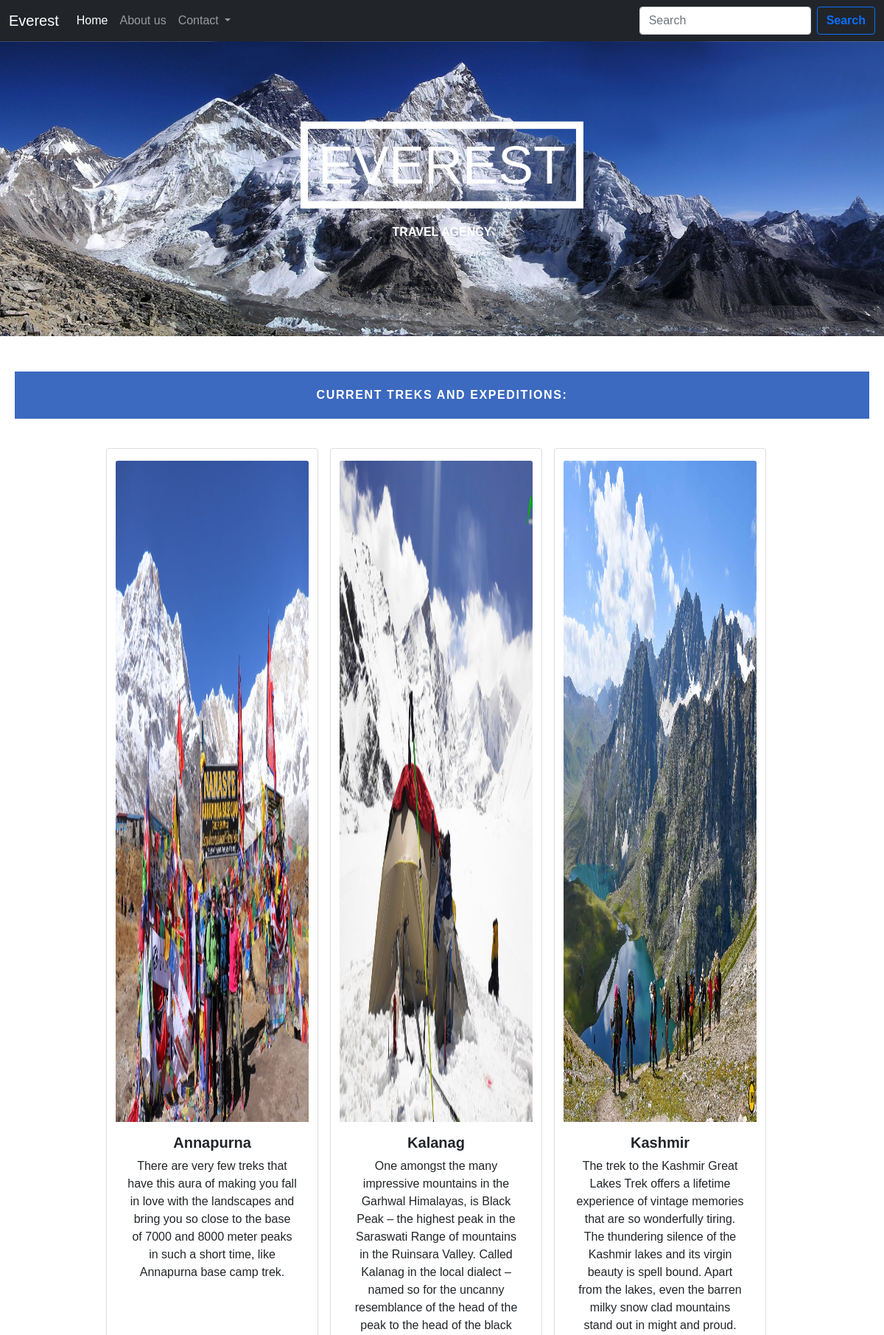
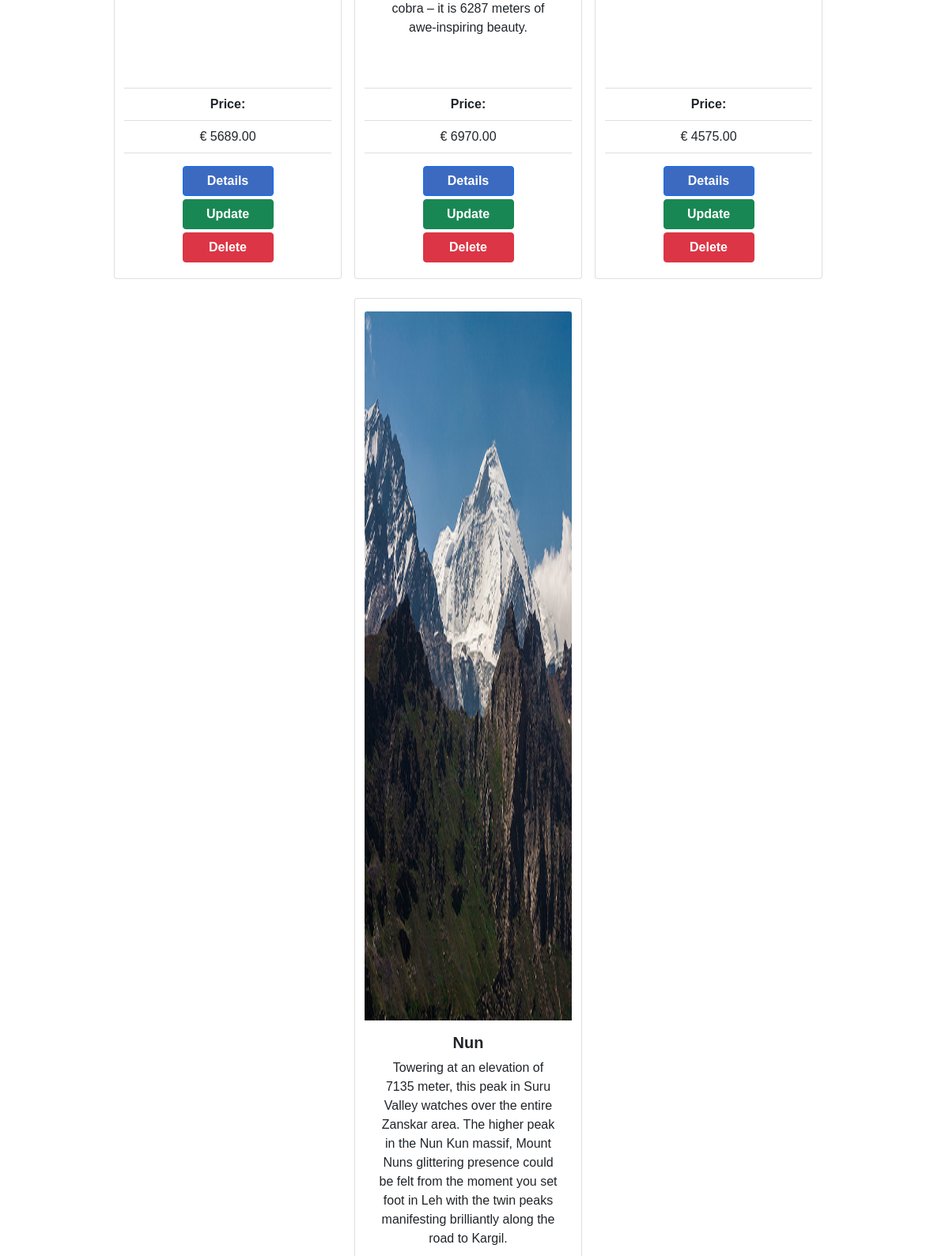
The page / (upper part) on the database its author committed (2 pictures, top to bottom).
### tables this page shows
CREATE TABLE `travel_offers` (
  `trekID` int(11) NOT NULL,
  `locationName` varchar(65) NOT NULL,
  `price` decimal(10,2) NOT NULL,
  `description` varchar(650) NOT NULL,
  `longitude` decimal(9,6) DEFAULT NULL,
  `latitude` decimal(9,6) DEFAULT NULL,
  `picture` varchar(250) DEFAULT NULL,
  `region` varchar(25) NOT NULL,
  `duration` int(2) NOT NULL,
  `difficulty` enum('easy','moderate','difficult','very difficult','extreme') NOT NULL,
  `walking_distance` int(3) NOT NULL,
  `max_altitude` int(4) NOT NULL,
  `description_detail` varchar(1950) NOT NULL
);

### index.php (the view, shortened to what this page needs)
<?php
require_once 'actions/db_connect.php';
$sql = "SELECT * FROM travel_offers";
$result = mysqli_query($connect, $sql);
$tbody = '';
if (mysqli_num_rows($result)  > 0) {
    while ($row = mysqli_fetch_array($result, MYSQLI_ASSOC)) {
        $tbody .=
            "<div class='card text-center me-3' style='width: 18rem;'>
            <img class='card-img-top mt-3' src='pictures/" . $row['picture'] . " 'style='height: 22vh;'>
            <div class='card-body media' style='height: 40vh;'>
            <h5 class='card-title' style='font-weight: bold;'>" . $row['locationName'] . "</h5>
            <p class='card-text'>" . $row['description'] . "</p>
            </div>
            <ul class='list-group list-group-flush'>
            <li class='list-group-item' style='font-weight: bold;'>Price:</li>
            <li class='list-group-item'>€ " . $row['price'] . "</li>
            </ul>
            <div class='card-body'>
            <a href='details.php?trekID=" . $row['trekID'] . "' class='btn btn-primary w-50 mb-1'>Details</a><br/>
            <a href='update.php?trekID=" . $row['trekID'] . "' class='btn btn-success w-50 mb-1'>Update</a><br/>
            <a href='delete.php?trekID=" . $row['trekID'] . "' class='btn btn-danger w-50 mb-1'>Delete</a>
            </div>
            </div>";
    };
} else {
    $tbody =  "<tr><td colspan='5'><center>No Data Available </center></td></tr>";
}
?>
<!DOCTYPE html>
<html lang="en">
<head>
    <?php require_once 'components/boot.php' ?>
</head>
<body>
    <nav class="navbar navbar-expand-lg navbar-dark bg-dark">
        <div class="container-fluid">
            <a class="navbar-brand" href="#">Everest</a>
            <div class="collapse navbar-collapse" id="navbarSupportedContent">
                <ul class="navbar-nav me-auto mb-2 mb-lg-0">
                    <li class="nav-item">
                        <a class="nav-link active" aria-current="page" href="#">Home</a>
                    </li>
                    <li class="nav-item">
                        <a class="nav-link" href="#">About us</a>
                    </li>
                    <li class="nav-item dropdown">
                        <a class="nav-link dropdown-toggle" href="#" id="navbarDropdown" role="button" data-bs-toggle="dropdown" aria-expanded="false">
                            Contact
                        </a>
                    </li>
                </ul>
                <form class="d-flex">
                    <input class="form-control me-2" type="search" placeholder="Search" aria-label="Search">
                    <button class="btn btn-outline-primary" type="submit">Search</button>
                </form>
            </div>
        </div>
    </nav>
    <div class="main">
        <div class="hero-image">
            <div class="hero-container">
                <h1><span>Everest</span></h1>
                <span class="des">Travel agency</span>
            </div>
        </div>
        <div class="alpha d-flex align-items-center justify-content-center mt-5 mb-3">
            <p>Current treks and expeditions:</p>
        </div>
        <div id="container" class="row justify-content-center p-5 g-4 mt-0 pt-0">
            <tbody>
                <?= $tbody; ?>
            </tbody>
        </div>
    </div>
</body>
</html>

### index.php (style rules this page uses)
body, html { height: 100%; margin: 0; padding: 0; background: #f1f1f1; font-family: sans-serif; background: url(pictures/bodybg1.jpg) no-repeat center 40% fixed; -webkit-background-size: cover; -moz-background-size: cover; -o-background-size: cover; background-size: cover; }
.hero-image { position: relative; height: 400px; overflow: hidden; background: url("pictures/hero_alt3.jpg") no-repeat center; background-size: cover; }
.hero-container { position: absolute; top: 30%; left: 82%; transform: translate(-50%, -50%); text-align: center; color: white; font-weight: 600; text-transform: uppercase; }
.hero-container h1 { font-size: 72px; letter-spacing: 0.2 em; margin: 0; }
.hero-container h1 span { border: 10px solid white; padding: 6px 14px; display: inline-block; }
.des { margin: 20px; display: block; font-size: 32 px; text-shadow: 0 0 10 px black; }
.alpha { background-color: #3c6ac0; margin: 20px; display: block; }
.alpha p { color: white; margin: 20px; display: block; font-size: 32 px; font-weight: 600; text-transform: uppercase; letter-spacing: 0.1rem; text-shadow: 0 0 10 px black; }
.btn-primary { background-color: #3c6ac0 !important; color: white; }
.btn { font-weight: 600; }
@media only screen and (max-width: 1330px) { .media { height: 50vh !important; } }
@media only screen and (max-width: 1200px) { .hero-container { position: absolute; top: 50%; left: 50%; } }

### rows shown on the page
travel_offers: picture (picture), locationName "Annapurna", description "There are very few treks that have this aura of making you fall in love with the landscapes and bring you so close to the base of 7000 and 8000 meter peaks in such a short time, like Annapurna base camp trek.", price "5689.00"
travel_offers: picture (picture), locationName "Kalanag", description "One amongst the many impressive mountains in the Garhwal Himalayas, is Black Peak – the highest peak in the Saraswati Range of mountains in the Ruinsara Valley. Called Kalanag in the local dialect – named so for the uncanny resemblance of the head of the peak to the head of the black cobra – it is 6287 meters of awe-inspiring beauty.", price "6970.00"
travel_offers: picture (picture), locationName "Kashmir", description "The trek to the Kashmir Great Lakes Trek offers a lifetime experience of vintage memories that are so wonderfully tiring. The thundering silence of the Kashmir lakes and its virgin beauty is spell bound. Apart from the lakes, even the barren milky snow clad mountains stand out in might and proud.", price "4575.00"
travel_offers: shows a picture, locationName "Nun", description "Towering at an elevation of 7135 meter, this peak in Suru Valley watches over the entire Zanskar area. The higher peak in the Nun Kun massif, Mount Nuns glittering presence could be felt from the moment you set foot in Leh with the twin peaks manifesting brilliantly along the road to Kargil."
